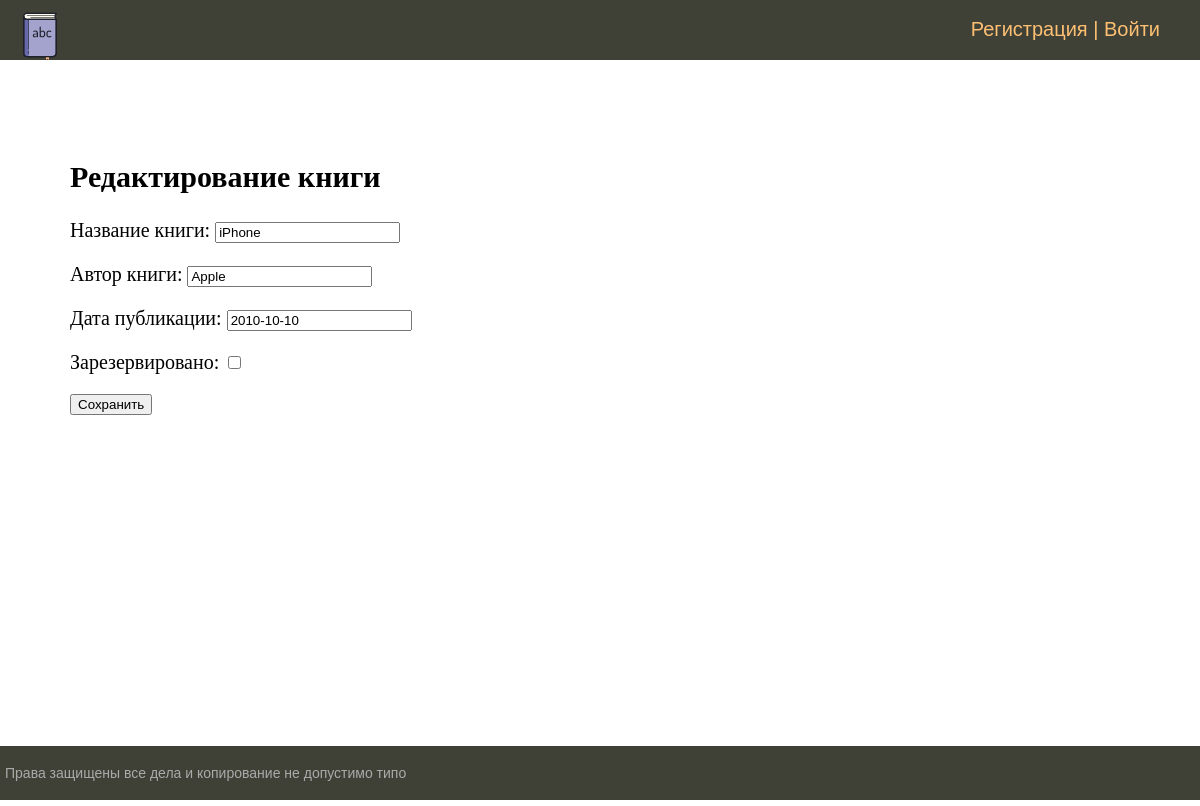
/editbook/7/, run on the app's committed database.
### books/models.py (models this page shows)
class Book(models.Model):
    title = models.CharField(max_length=100, verbose_name='Название книги')
    author = models.CharField(max_length=100, verbose_name='Автор книги')
    published_date = models.DateField(verbose_name='Дата публикации')
    is_reserved = models.BooleanField(default=False, verbose_name='Зарезервировано')

### books/views.py (the view)
# urls.py: path('editbook/<int:pk>/', EditBook.as_view(), name='edit_book'),
class EditBook(UpdateView):
    model = Book
    form_class = EditBookForm
    template_name = 'book/editbook.html'
    success_url = reverse_lazy('home')

### books/forms.py (shortened to what this page needs)
class EditBookForm(forms.ModelForm):
    class Meta:
        model = Book
        fields = ('title', 'author', 'published_date', 'is_reserved')
    def __init__(self, *args, **kwargs):
        super().__init__(*args, **kwargs)
        self.fields['published_date'].widget.attrs['type'] = 'date'

### books/templates/book/editbook.html (shortened to what this page needs)
{% extends 'book/base.html' %}
{% block content %}
  <h2>Редактирование книги</h2>
  <form method="post">
    {{ form.as_p }}
    <button type="submit">Сохранить</button>
  </form>
{% endblock %}

### books/static/book/css/styles.css (style rules this page uses)
html, body { font-family: 'Arial'; margin: 0; padding: 0; height: 100%; width: 100%; color: #444; }

### data on the page
Book: title "iPhone", author "Apple", published_date "2010-10-10"
